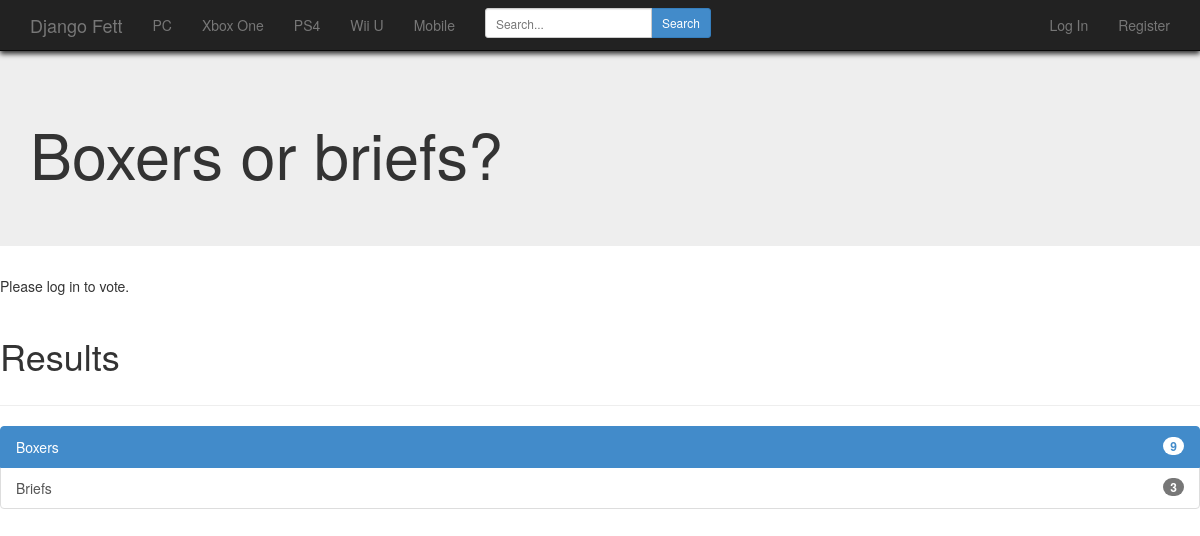
The page /djangofett/vote/2/2/ on the database its author committed.
### portal/models.py (models this page shows, shortened)
class Question(models.Model):
    question_text = models.CharField(max_length=200)
    pub_date = DateTimeField("Time of poll creation")

class Answer(models.Model):
    answer_text = models.CharField(max_length=50, default="")
    question = models.ForeignKey(Question)
    vote_count = models.IntegerField(default=0)

### portal/views.py (the view)
# urls.py: url(r'^vote/(?P<question_id>\d+)/(?P<answer_id>\d+)/$',
def vote(request, question_id, answer_id):
    question = Question.objects.get(id=question_id)
    msg = False #Utilize for convenient error msging.
    answer = get_object_or_404(Answer, pk=answer_id)
    if (request.user.__str__() != "AnonymousUser"):
        if PollResponse.objects.all().filter(question=question, user=request.user).count() == 0:
            answer.inc()
            p = PollResponse(question=question, user=request.user)
            p.save()
            print("Voted")
        else:
            msg = "A vote from this user has already been registered."
    else:
        msg = "Please log in to vote."
    highest = question.answer_set.order_by('vote_count').reverse()[0]
    rest = question.answer_set.order_by('vote_count').reverse()[1:]
    context = {'question': question, 'highest': highest, 'rest': rest, 'msg': msg}
    return render(request, 'portal/vote.html', context)

### portal/templates/portal/vote.html
{% extends "base.html" %}
{% block content %}
  <div class="jumbotron">
    <h1> {{ question.question_text }}</h1>
  </div>
  {% if msg %}
  {{ msg }}
  {% endif %}
  <div class="page-header">
    <h1>Results<h1>
  </div>
  <div class="list-group">
  <a class="list-group-item active">
    <span class="badge pull-right">{{ highest.vote_count }}</span>
    {{ highest.answer_text}}
  {% for answer in rest %}
    <a class="list-group-item">
      <span class="badge pull-right">{{ answer.vote_count }}</span>
        {{ answer.answer_text }}
    </a>
  {% endfor %}
  </div>
{% endblock %}

### rows shown on the page
Question: question_text "Boxers or briefs?"
Answer: vote_count "9", answer_text "Boxers"
Answer: vote_count "3", answer_text "Briefs"

### other values the page prints
{{ msg }} "Please log in to vote."
